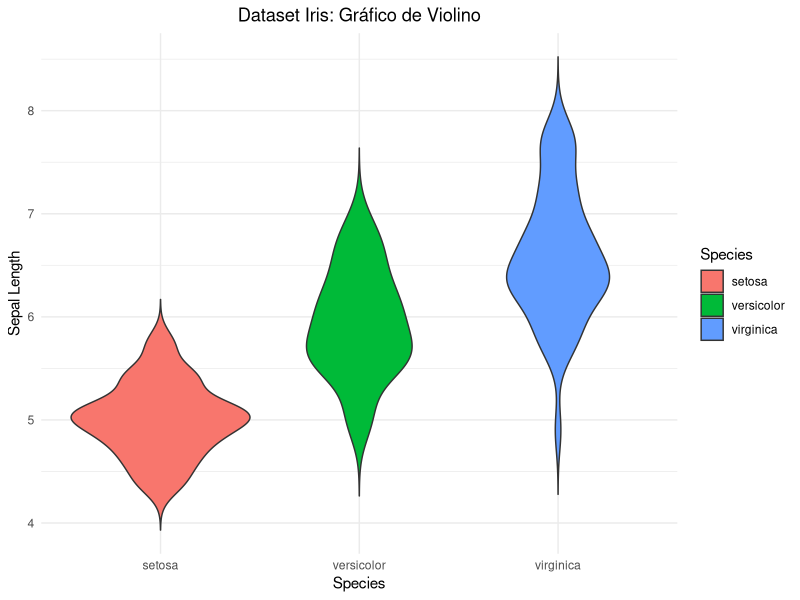

R code for this plot:
# Instalar a biblioteca ggplot2 se necessário
# install.packages("ggplot2")
library(ggplot2)

# Carregar o dataset
data(iris)

# Criar um violinplot da variável Sepal.Length de cada espécie
ggplot(iris, aes(x = Species, y = Sepal.Length, fill = Species)) + 
  geom_violin(trim = FALSE) +
  xlab("Species") + 
  ylab("Sepal Length") +
  ggtitle("Dataset Iris: Gráfico de Violino") +
  theme_minimal() +
  theme(plot.title = element_text(hjust = 0.5))
  